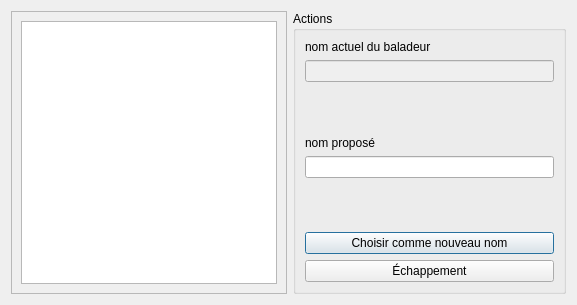
<?xml version="1.0" encoding="UTF-8"?>
<ui version="4.0">
 <class>Dialog</class>
 <widget class="QDialog" name="Dialog">
  <property name="geometry">
   <rect>
    <x>0</x>
    <y>0</y>
    <width>577</width>
    <height>305</height>
   </rect>
  </property>
  <property name="windowTitle">
   <string>Nommer le baladeur nouvellement connecté</string>
  </property>
  <property name="windowIcon">
   <iconset>
    <normaloff>images/scolasync.png</normaloff>images/scolasync.png</iconset>
  </property>
  <layout class="QHBoxLayout" name="horizontalLayout">
   <item>
    <widget class="QScrollArea" name="scrollArea">
     <property name="widgetResizable">
      <bool>true</bool>
     </property>
     <widget class="QWidget" name="scrollAreaWidgetContents">
      <property name="geometry">
       <rect>
        <x>0</x>
        <y>0</y>
        <width>275</width>
        <height>285</height>
       </rect>
      </property>
      <layout class="QVBoxLayout" name="verticalLayout">
       <item>
        <widget class="QListWidget" name="listWidget">
         <property name="toolTip">
          <string>Changez le choix parmi cette liste si une autre ligne convient mieux</string>
         </property>
        </widget>
       </item>
      </layout>
     </widget>
    </widget>
   </item>
   <item>
    <widget class="QGroupBox" name="groupBox">
     <property name="title">
      <string>Actions</string>
     </property>
     <layout class="QVBoxLayout" name="verticalLayout_2">
      <item>
       <widget class="QLabel" name="label">
        <property name="text">
         <string>nom actuel du baladeur</string>
        </property>
       </widget>
      </item>
      <item>
       <widget class="QLineEdit" name="lineEditOld">
        <property name="enabled">
         <bool>false</bool>
        </property>
        <property name="toolTip">
         <string>C'est le nom connu par votre ordinateur, s'il a déjà été défini dans le passé</string>
        </property>
       </widget>
      </item>
      <item>
       <spacer name="verticalSpacer_2">
        <property name="orientation">
         <enum>Qt::Vertical</enum>
        </property>
        <property name="sizeHint" stdset="0">
         <size>
          <width>20</width>
          <height>40</height>
         </size>
        </property>
       </spacer>
      </item>
      <item>
       <widget class="QLabel" name="label_2">
        <property name="text">
         <string>nom proposé</string>
        </property>
       </widget>
      </item>
      <item>
       <widget class="QLineEdit" name="lineEditNew">
        <property name="statusTip">
         <string>Le nouveau nom proposé peut venir de la liste à gauche ou être modifié à la main</string>
        </property>
       </widget>
      </item>
      <item>
       <spacer name="verticalSpacer">
        <property name="orientation">
         <enum>Qt::Vertical</enum>
        </property>
        <property name="sizeHint" stdset="0">
         <size>
          <width>20</width>
          <height>40</height>
         </size>
        </property>
       </spacer>
      </item>
      <item>
       <widget class="QPushButton" name="pushButtonOK">
        <property name="statusTip">
         <string>Renommer le baladeur</string>
        </property>
        <property name="text">
         <string>Choisir comme nouveau nom</string>
        </property>
       </widget>
      </item>
      <item>
       <widget class="QPushButton" name="pushButtonEsc">
        <property name="statusTip">
         <string>Fermer le dialogue sans rien faire</string>
        </property>
        <property name="text">
         <string>Échappement</string>
        </property>
       </widget>
      </item>
     </layout>
    </widget>
   </item>
  </layout>
 </widget>
 <resources/>
 <connections/>
</ui>
